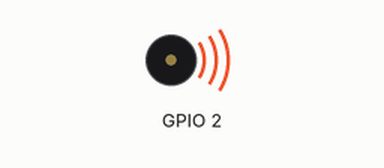
Recording of a sketch running on a simulated ESP32. Shown: buzzer (waves = sounding). What the sketch prints to the serial monitor is not drawn.

Above: at 0.1 s.
Timing chart, 0 to 92.5 s (numbered marks = the images above):
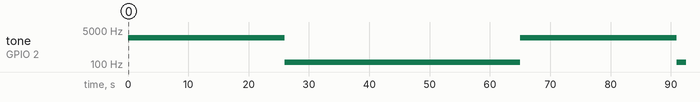

Measured:
- by itself, tone on GPIO 2: alternates 2000 Hz for 26.0 s and 125 Hz for 39.0 s

The sketch:

lab1_c.ino
```cpp
int freq=2000;
int channel=0;
int resolution=0;

void setup(){
  Serial.begin(115200);
  ledcSetup(channel,freq,resolution);
  ledcAttachPin(2,channel);
}
void loop(){
  ledcWriteTone(channel,2000);
  for(int dutyCycle=0;dutyCycle<=255;dutyCycle=dutyCycle+10){
    Serial.println(dutyCycle);
    ledcWrite(channel,dutyCycle);
    delay(1000);

  }
  ledcWriteTone(channel,125);
  for(int freq=255;freq<=10000;freq=freq+250){
    Serial.println(freq);
    ledcWrite(channel,freq);
    delay(1000);
  }

}
```
